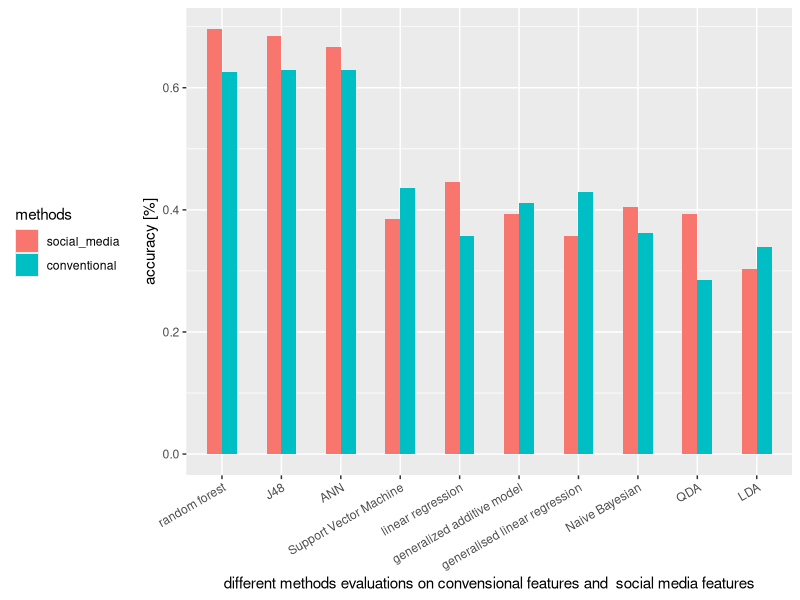

This chart was generated by the following R code:
library(dplyr)
library(tidyr)
library(caret)
library(ggplot2)
library(reshape2)

eval.df <- read.csv("figures/eval.csv", header = TRUE)
eval.m <- melt(eval.df)

p <- ggplot(eval.m, aes(x= reorder(type, -value), y=value))+
  geom_bar(aes(fill=variable),  position="dodge",stat="identity", width = 0.5)+
  theme(legend.position="left")+                                                                  
  labs(y="accuracy [%]", 
       x="different methods evaluations on convensional features and  social media features", 
       fill = "methods")+
  theme(axis.text.x = element_text(angle = 30, hjust = 1))
ggsave("figures/eval_comparsion.jpg", p, width = 10, height = 6)
